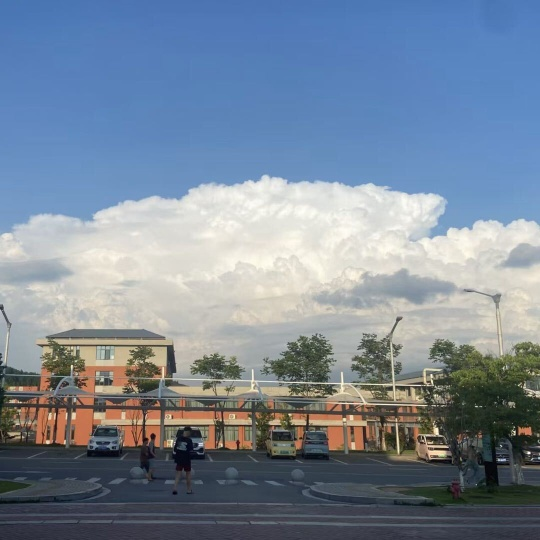
#> input picture project1/photo/school.jpg, 540 x 540 px
$ python 3-6.py
#> lines starting #> are read from the running program, lines starting #| are printed output that depends on the picture; after the words box and inside, x2 and y2 are one past the last pixel; in counts of white or black regions, pixels touching at a corner belong together
import cv2				         #导入OpenCV库
import numpy as np			          #导入NumPy库
img=cv2.imread("../photo/school.jpg")		         #读取图像
#> img is the input picture: shape (540, 540, 3); mean B, G, R 153.1, 136, 121.6
cv2.imshow("Input",img)			         #显示原图像
#将图像的色彩空间从BGR转换为HSV
imgHSV=cv2.cvtColor(img,cv2.COLOR_BGR2HSV)
#> imgHSV: shape (540, 540, 3); mean H, S, V 76.3, 75.8, 161.4
#下界数组和上界数组
lower=np.array([[100],[43],[46]])
upper=np.array([[124],[255],[255]])
#调用cv2.inRange()函数筛选出 色像素
dst=cv2.inRange(imgHSV,lower,upper)
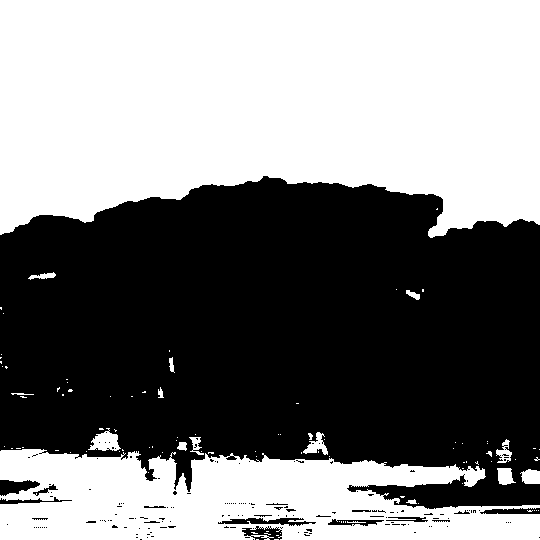
#> dst: shape (540, 540); 50.3% white; 159 black regions (142 under 20 px), largest, box (x1, y1, x2, y2) and area: (0, 176, 540, 509) 142124, (218, 518, 316, 526) 415, (0, 480, 40, 496) 407
cv2.imshow("Output",dst)			            #显示输出图像
cv2.waitKey()				            #窗口等待，按任意键继续
cv2.destroyAllWindows()			      #释放所有窗口

$ run again, with project1/photo/car.jpg copied over project1/photo/school.jpg
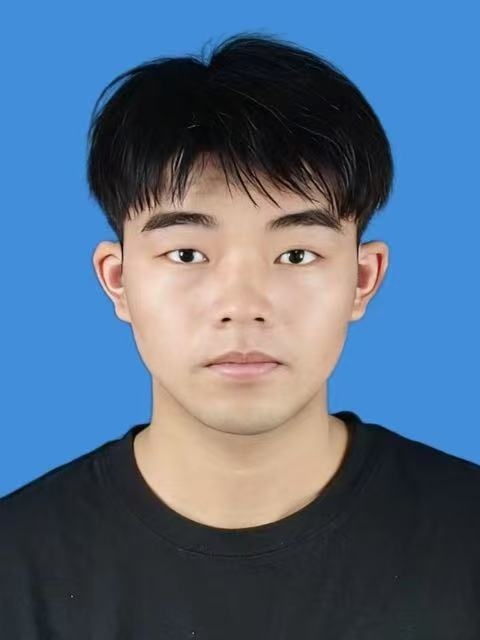
#> input picture project1/photo/car.jpg, 480 x 640 px
#> img is the input picture: shape (640, 480, 3); mean B, G, R 132.3, 107.1, 84.8
#> imgHSV: shape (640, 480, 3); mean H, S, V 81.5, 108.3, 145.6
#> `dst=cv2.inRange(imgHSV,lower,upper)`:
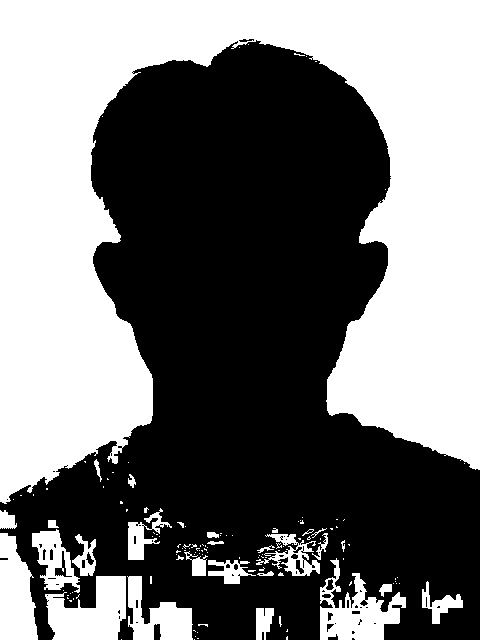
#> dst: shape (640, 480); 45.8% white; 131 white regions (101 under 20 px), largest, box (x1, y1, x2, y2) and area: (0, 0, 480, 504) 121611, (45, 576, 126, 640) 3492, (320, 558, 406, 640) 3205

$ run again, with project1/photo/cloud.jpg copied over project1/photo/school.jpg
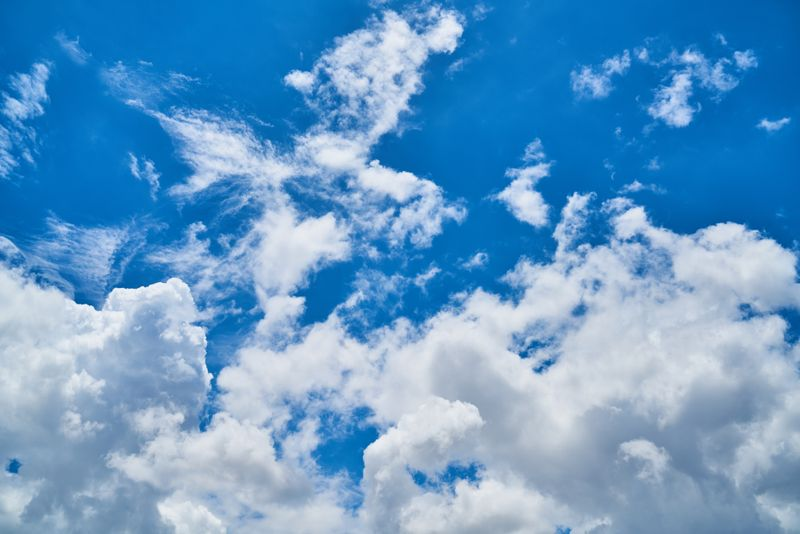
#> input picture project1/photo/cloud.jpg, 800 x 534 px
#> img is the input picture: shape (534, 800, 3); mean B, G, R 200.2, 155.2, 100.8
#> imgHSV: shape (534, 800, 3); mean H, S, V 104.7, 132.4, 200.2
#> `dst=cv2.inRange(imgHSV,lower,upper)`:
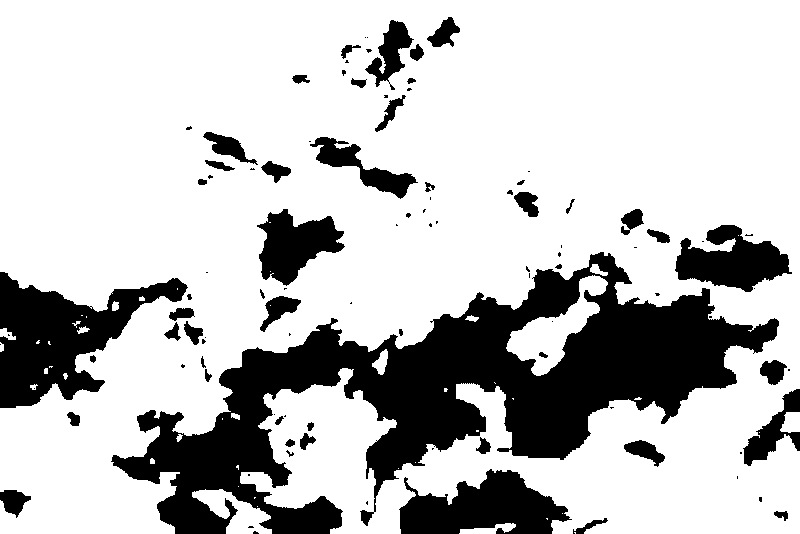
#> dst: shape (534, 800); 75.9% white; 101 black regions (51 under 20 px), largest, box (x1, y1, x2, y2) and area: (111, 252, 779, 534) 63127, (0, 272, 188, 408) 11812, (399, 469, 572, 534) 6976

$ run again, with project1/photo/man.jpg copied over project1/photo/school.jpg
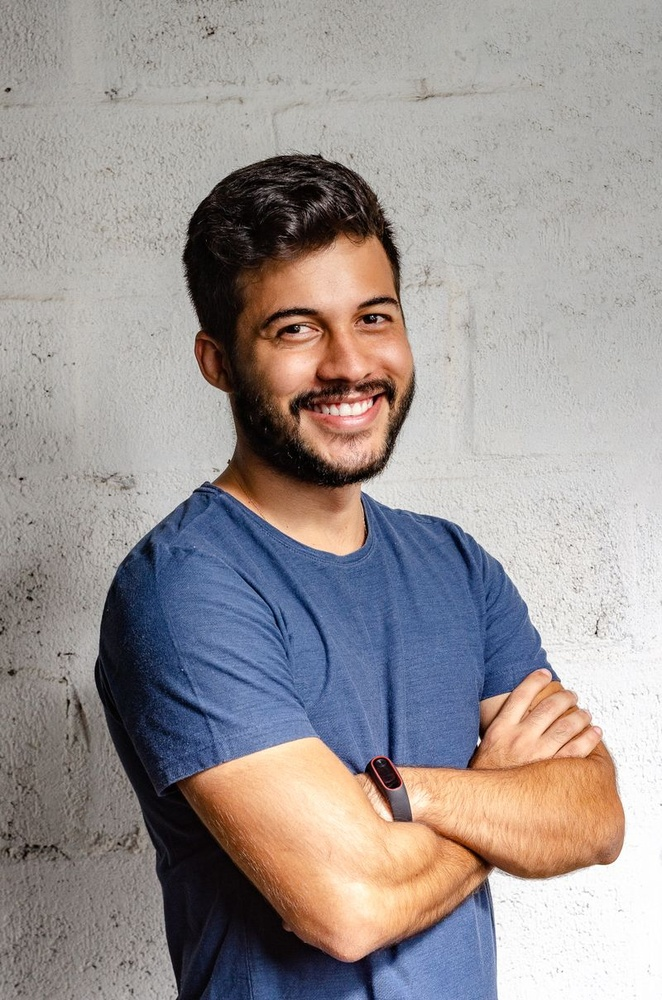
#> input picture project1/photo/man.jpg, 662 x 1000 px, shrunk from 800 x 1208 before the run
#> img is the input picture: shape (1000, 662, 3); mean B, G, R 147.7, 148.5, 155.7
#> imgHSV: shape (1000, 662, 3); mean H, S, V 39.3, 54.1, 166.2
#> `dst=cv2.inRange(imgHSV,lower,upper)`:
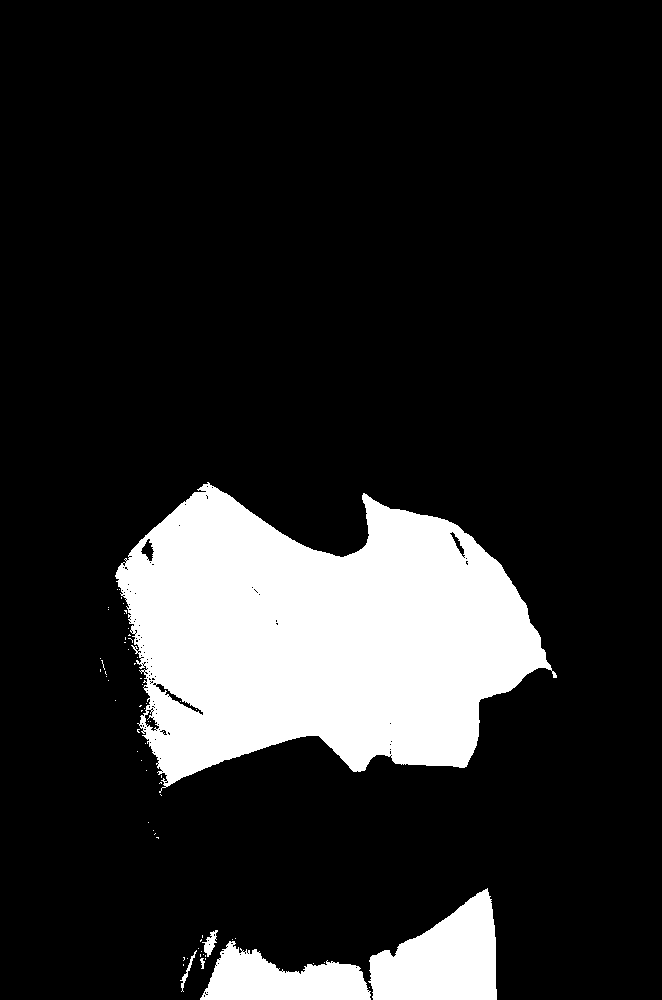
#> dst: shape (1000, 662); 15.6% white; 67 white regions (61 under 20 px), largest, box (x1, y1, x2, y2) and area: (115, 482, 557, 793) 87400, (368, 888, 497, 1000) 9346, (200, 941, 371, 1000) 6087, (202, 930, 218, 957) 193, (180, 950, 197, 992) 116, (200, 958, 205, 969) 31
